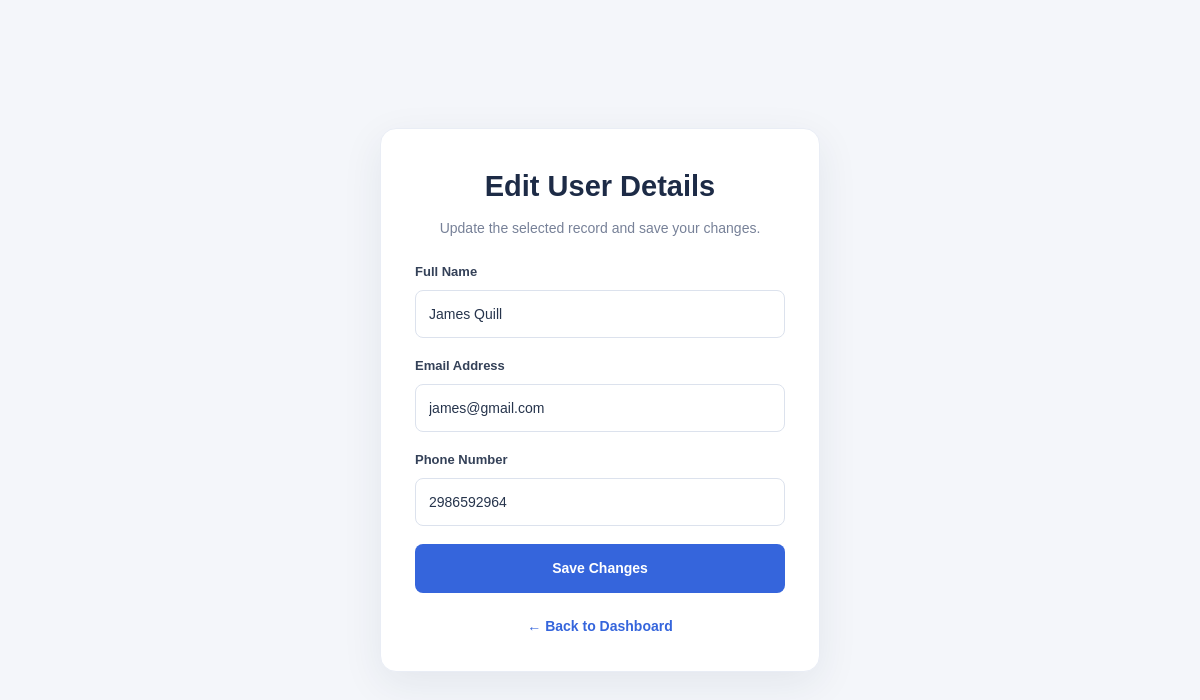
Screenshot of /users/12/edit (signed in) with the database file from the repository.
### tables this page shows
CREATE TABLE users (
            id INTEGER PRIMARY KEY AUTOINCREMENT,
            name TEXT NOT NULL,
            email TEXT NOT NULL,
            phone TEXT NOT NULL
        );

### app.py (the view, shortened to what this page needs)
@app.route("/users/<int:user_id>/edit", methods=["GET", "POST"])
@login_required
def edit_user(user_id):
    connection = get_db_connection()
    try:
        user = connection.execute(
            """
            SELECT id, name, email, phone
            FROM users
            WHERE id = ?
            """,
            (user_id,),
        ).fetchone()
    finally:
        connection.close()
    if user is None:
        flash("User record not found.", "error")
        return redirect(url_for("dashboard"))
    return render_template(
        "edit_user.html",
        username=session["user"],
        user=user,
    )

### app.py (called while the page is built)
def get_db_connection():
    connection = sqlite3.connect(DATABASE)
    connection.row_factory = sqlite3.Row
    return connection

def login_required(view_function):
    @wraps(view_function)
    def wrapped_view(*args, **kwargs):
        if not session.get("user"):
            flash(
                "Please log in to access this page.",
                "error",
            )
            return redirect(url_for("login"))
        return view_function(*args, **kwargs)
    return wrapped_view

### templates/edit_user.html (shortened to what this page needs)
<!DOCTYPE html>
<html lang="en">
<head>
    <link rel="stylesheet"
          href="{{ url_for('static', filename='style.css') }}">
</head>
<body>
    <main class="auth-container">
        <section class="auth-card">
            <h1>Edit User Details</h1>
            <p class="subtitle">
                Update the selected record and save your changes.
            </p>
            <form
                action="{{ url_for('edit_user', user_id=user['id']) }}"
                method="POST"
            >
                <div class="form-group">
                    <label for="name">Full Name</label>
                    <input
                        type="text"
                        id="name"
                        name="name"
                        maxlength="100"
                        value="{{ user['name'] }}"
                        required
                    >
                </div>
                <div class="form-group">
                    <label for="email">Email Address</label>
                    <input
                        type="email"
                        id="email"
                        name="email"
                        maxlength="254"
                        value="{{ user['email'] }}"
                        required
                    >
                </div>
                <div class="form-group">
                    <label for="phone">Phone Number</label>
                    <input
                        type="tel"
                        id="phone"
                        name="phone"
                        maxlength="30"
                        value="{{ user['phone'] }}"
                        required
                    >
                </div>
                <button type="submit" class="primary-button">
                    Save Changes
                </button>
            </form>
            <p class="auth-link">
                <a href="{{ url_for('dashboard') }}">
                    ← Back to Dashboard
                </a>
            </p>
        </section>
    </main>
</body>
</html>

### static/style.css (style rules this page uses)
* { box-sizing: border-box; margin: 0; padding: 0; }
html { scroll-behavior: smooth; }
body { font-family: Arial, Helvetica, sans-serif; background: #f4f6fa; color: #253047; line-height: 1.6; }
a { text-decoration: none; }
button, input { font: inherit; }
.auth-container { min-height: 100vh; display: flex; justify-content: center; align-items: center; padding: 25px; background: #f4f6fa; }
.auth-card { width: 100%; max-width: 440px; padding: 34px; background: #ffffff; border: 1px solid #e9edf5; border-radius: 16px; box-shadow: 0 12px 40px rgba(29, 45, 78, 0.08); }
.auth-card h1 { margin-bottom: 8px; text-align: center; color: #1d2b46; font-size: 29px; }
.subtitle { margin-bottom: 22px; color: #778198; font-size: 14px; }
.auth-card .subtitle { text-align: center; }
.auth-link { margin-top: 22px; text-align: center; color: #69758b; font-size: 14px; }
.auth-link a { color: #3565dc; font-weight: 700; }
.form-group { margin-bottom: 18px; }
.form-group label { display: block; margin-bottom: 7px; color: #344158; font-size: 13px; font-weight: 700; }
.form-group input { display: block; width: 100%; min-width: 0; padding: 12px 13px; border: 1px solid #dce2ed; border-radius: 8px; background: #ffffff; color: #26344c; font-size: 14px; transition: border-color 0.2s, box-shadow 0.2s; }
.form-group input::placeholder { color: #a0a8b7; }
button, .primary-button { border: none; cursor: pointer; }
.primary-button { display: block; width: 100%; padding: 13px 16px; border-radius: 8px; background: #3565dc; color: #ffffff; font-size: 14px; font-weight: 700; text-align: center; transition: background 0.2s, transform 0.2s; }

### rows the page displays
users: name "James Quill", email "james@gmail.com", phone "2986592964"
